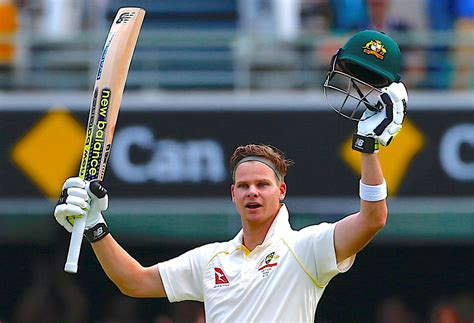
#> input picture computer vision/images/smith.jpg, 474 x 323 px
$ jupyter execute 'Edge Detection.ipynb'   (older library calls are emulated)
#> lines starting #> are read from the running program, lines starting #| are printed output that depends on the picture; after the words box and inside, x2 and y2 are one past the last pixel; in counts of white or black regions, pixels touching at a corner belong together
[cell 1]
import cv2
import numpy as np

[cell 2]
image = cv2.imread('./images/smith.jpg' , 0)
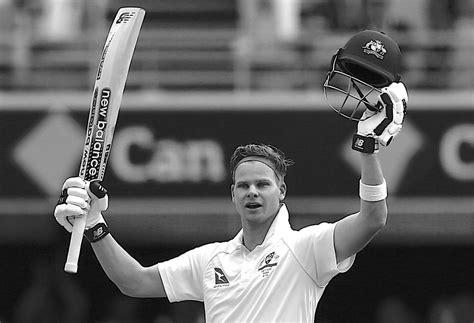
#> image: shape (323, 474); min 0, max 255, mean 98.8

[cell 3]
cv2.imshow('Original Image' , image)
cv2.waitKey()

#extract sobel edges
sobel_x = cv2.Sobel(image , cv2.CV_64F , 0 , 1 ,ksize=5 )
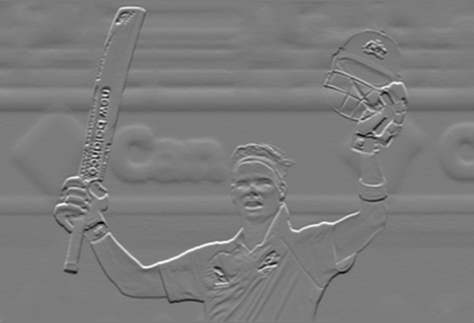
#> sobel_x: shape (323, 474) float64; min -10948, max 11586, mean -11.3; drawn with min black and max white
sobel_y = cv2.Sobel(image , cv2.CV_64F , 1 , 0 , ksize=5)
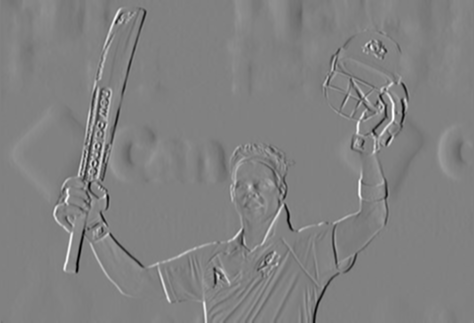
#> sobel_y: shape (323, 474) float64; min -11446, max 11103, mean 5.8; drawn with min black and max white

cv2.imshow('Sobel_x' , sobel_x)
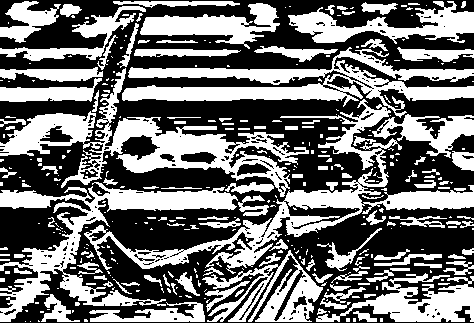
#> window 'Sobel_x': shape (323, 474); 44% white; 359 white regions (233 under 20 px), largest, box (x1, y1, x2, y2) and area: (0, 68, 309, 197) 8935, (84, 99, 474, 274) 8673, (122, 47, 474, 118) 8342
cv2.waitKey()

cv2.imshow('sobel_y' , sobel_y)
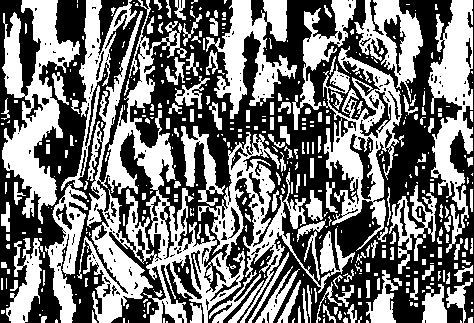
#> window 'sobel_y': shape (323, 474); 46.6% white; 444 white regions (274 under 20 px), largest, box (x1, y1, x2, y2) and area: (77, 0, 355, 323) 20678, (2, 0, 80, 224) 7150, (323, 46, 402, 251) 5675
cv2.waitKey()

sobel_OR = cv2.bitwise_or(sobel_x , sobel_y)
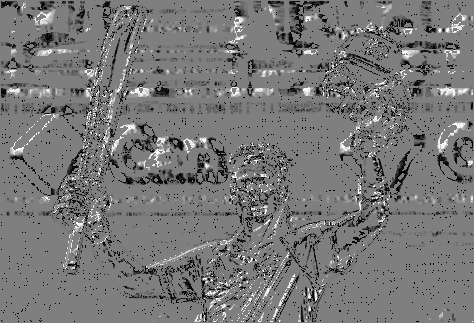
#> sobel_OR: shape (323, 474) float64; 0.87% of the values are NaN or infinite; the others: min -131056, max 131056, mean -7250.6; drawn with min black, max white, NaN and infinite black
cv2.imshow('Sobel_OR' , sobel_OR)
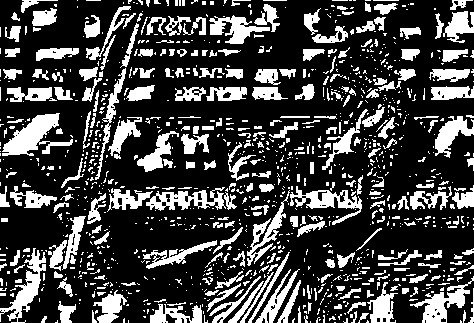
#> window 'Sobel_OR': shape (323, 474); 26.1% white; 1118 white regions (847 under 20 px), largest, box (x1, y1, x2, y2) and area: (2, 113, 73, 156) 1352, (0, 248, 46, 323) 1028, (410, 276, 474, 323) 966
cv2.waitKey()

#extract laplacian edges
laplacian = cv2.Laplacian(image , cv2.CV_64F)
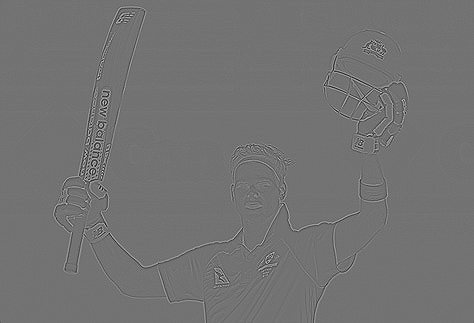
#> laplacian: shape (323, 474) float64; min -561, max 681, mean 0; drawn with min black and max white
cv2.imshow("Laplacian" , laplacian)
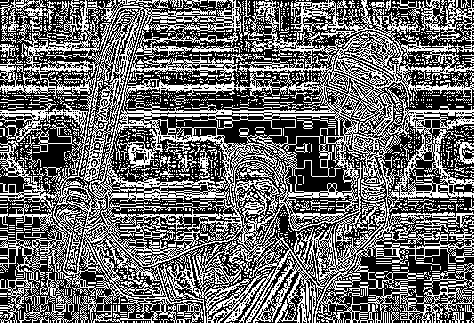
#> window 'Laplacian': shape (323, 474); 41.7% white in thin lines or dots
cv2.waitKey()

#extract canny edges
#popular edge detection technique

##  Then, we need to provide two values: threshold1 and threshold2. Any gradient value larger than threshold2
# is considered to be an edge. Any value below threshold1 is considered not to be an edge.
#Values in between threshold1 and threshold2 are either classiﬁed as edges or non-edges based on how their
#intensities are “connected”. In this case, any gradient values below 60 are considered non-edges
#whereas any values above 120 are considered edges.

canny = cv2.Canny(image , 60 , 120)
#> canny: shape (323, 474); 8.6% white in thin lines or dots
cv2.imshow('Canny edge detection' , canny)
cv2.waitKey()

canny1 = cv2.Canny(image , 160 , 200)
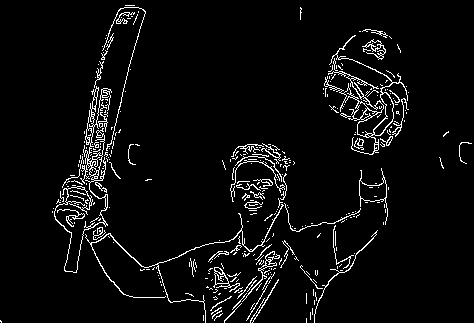
#> canny1: shape (323, 474); 4.6% white in thin lines or dots
cv2.imshow('Canny edge detection - 1' , canny1)
cv2.waitKey()
cv2.destroyAllWindows()

$ run again, with computer vision/images/1.jpg copied over computer vision/images/smith.jpg
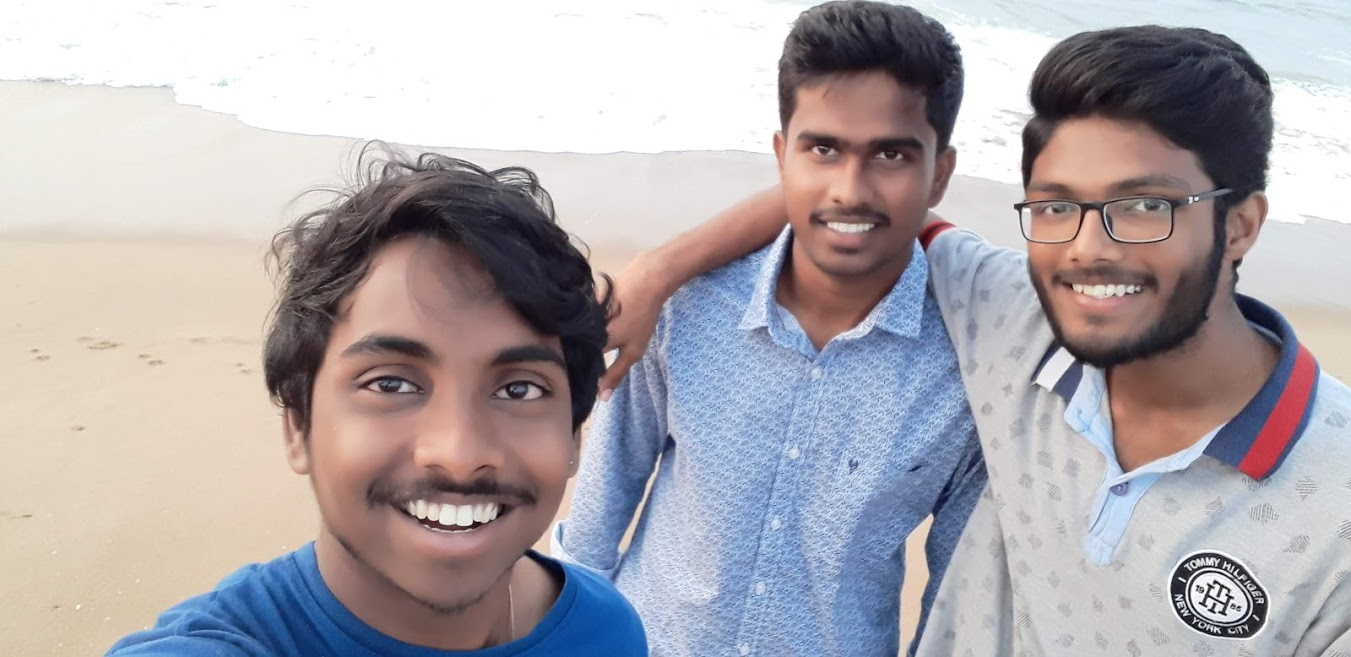
#> input picture computer vision/images/1.jpg, 1351 x 657 px
#> `cv2.imshow('Sobel_x' , sobel_x)`:
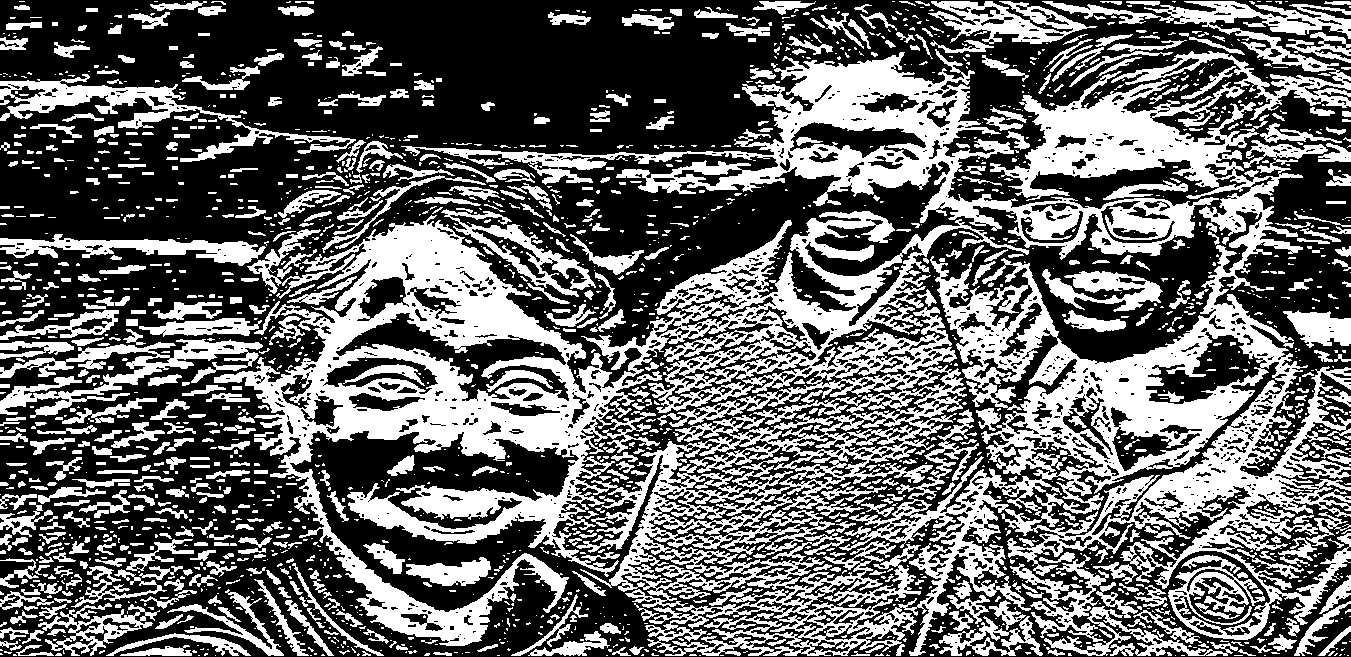
#> window 'Sobel_x': shape (657, 1351); 40.2% white; 2208 white regions (1466 under 20 px), largest, box (x1, y1, x2, y2) and area: (214, 71, 1351, 656) 197500, (401, 49, 1219, 260) 30285, (1042, 1, 1351, 120) 8209
#> canny: shape (657, 1351); 8.9% white in thin lines or dots
#> `canny1 = cv2.Canny(image , 160 , 200)`:
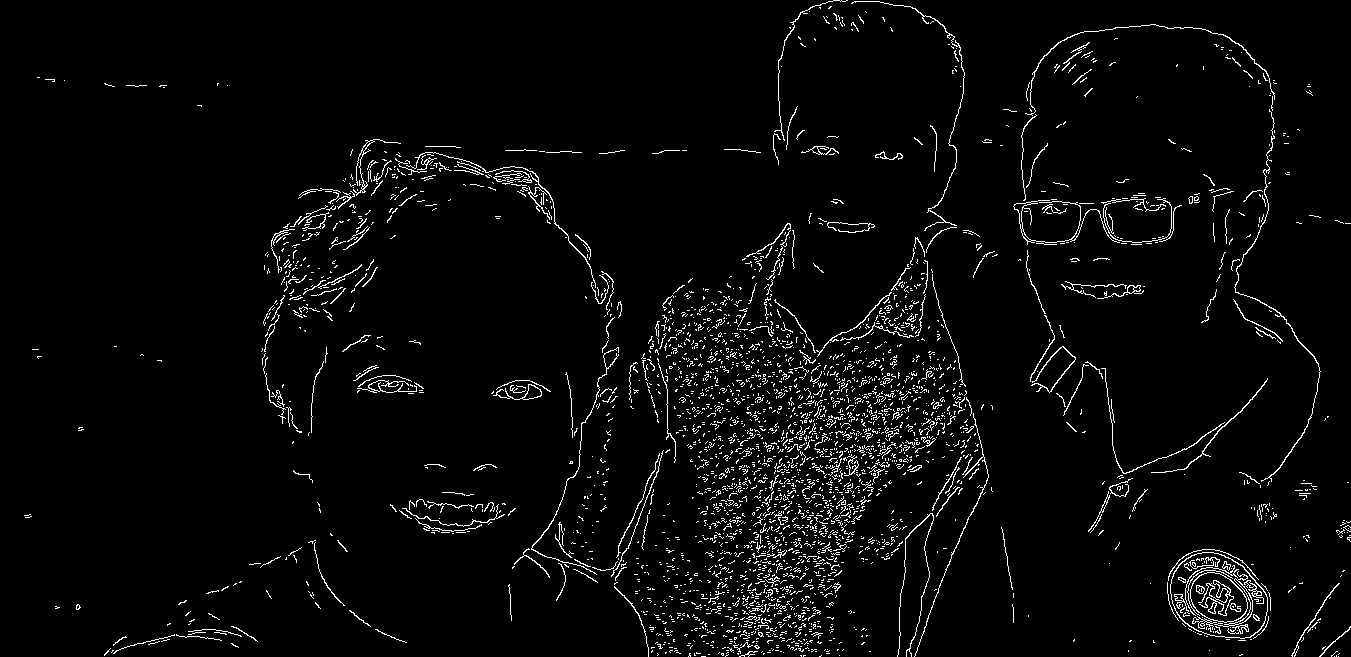
#> canny1: shape (657, 1351); 3.5% white in thin lines or dots

$ run again, with computer vision/images/dhoni.jpg copied over computer vision/images/smith.jpg
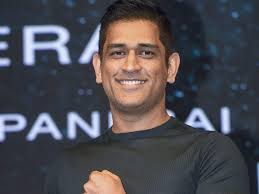
#> input picture computer vision/images/dhoni.jpg, 259 x 194 px
#> canny: shape (194, 259); 7.6% white in thin lines or dots
#> `canny1 = cv2.Canny(image , 160 , 200)`:
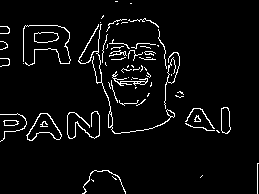
#> canny1: shape (194, 259); 4.5% white in thin lines or dots
